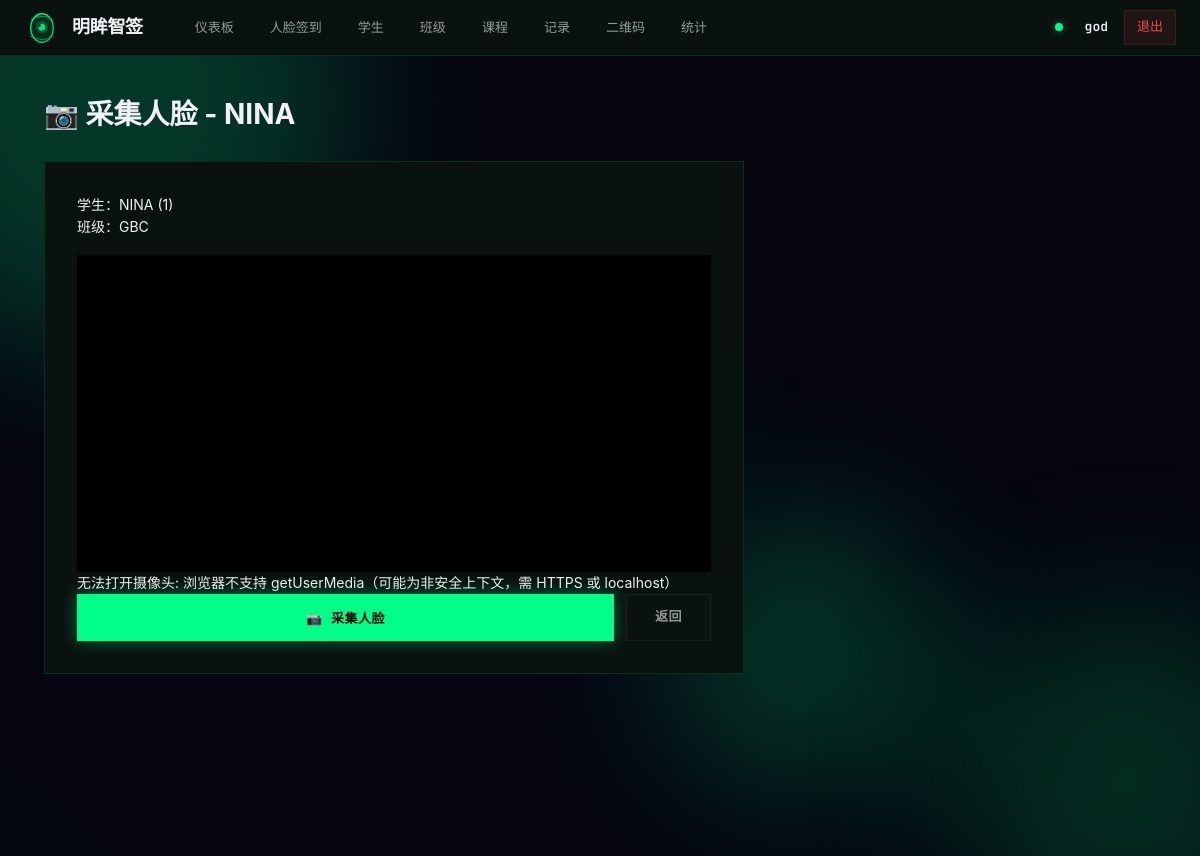
The page /capture/2 (signed in) on the database its author committed.
### app.py (models this page shows)
class User(db.Model):
    id = db.Column(db.Integer, primary_key=True)
    username = db.Column(db.String(80), unique=True, nullable=False)
    password_hash = db.Column(db.String(200), nullable=False)
    name = db.Column(db.String(100), nullable=False)
    role = db.Column(db.String(20), default='teacher')
    classes = db.relationship('Class', backref='user', lazy=True)
    students = db.relationship('Student', backref='user', lazy=True)
    attendances = db.relationship('Attendance', backref='user', lazy=True)

class Student(db.Model):
    id = db.Column(db.Integer, primary_key=True)
    name = db.Column(db.String(100), nullable=False)
    student_id = db.Column(db.String(50), nullable=False)
    class_id = db.Column(db.Integer, db.ForeignKey('class.id'), nullable=False)
    face_descriptor = db.Column(db.LargeBinary)
    face_descriptor_512 = db.Column(db.LargeBinary)
    created_at = db.Column(db.DateTime, default=datetime.now)
    user_id = db.Column(db.Integer, db.ForeignKey('user.id'), nullable=False)
    attendances = db.relationship('Attendance', backref='student_ref', lazy=True)

class Class(db.Model):
    id = db.Column(db.Integer, primary_key=True)
    name = db.Column(db.String(100), nullable=False)
    grade = db.Column(db.String(50))
    description = db.Column(db.Text)
    created_at = db.Column(db.DateTime, default=datetime.now)
    user_id = db.Column(db.Integer, db.ForeignKey('user.id'), nullable=False)
    students = db.relationship('Student', backref='class_ref', lazy=True)
    attendances = db.relationship('Attendance', backref='class_ref', lazy=True)

### app.py (the view)
@app.route('/capture/<int:student_id>')
def capture(student_id):
    if 'user_id' not in session:
        return redirect(url_for('login'))
    user = get_current_user()
    student = Student.query.filter_by(id=student_id, user_id=user.id).first_or_404()
    cls = Class.query.filter_by(id=student.class_id, user_id=user.id).first()
    return render_template('capture_face.html', student=student, cls=cls, user=user)

### app.py (called while the page is built)
def get_current_user():
    if 'user_id' in session:
        return User.query.get(session['user_id'])
    return None

### templates/capture_face.html (shortened to what this page needs)
{% extends "base.html" %}
{% block content %}
<h1 style="font-size: 28px; margin-bottom: 24px;">📷 采集人脸 - {{ student.name }}</h1>
<div class="card" style="max-width: 700px;">
    <div style="margin-bottom: 16px;">
        <p>学生：{{ student.name }} ({{ student.student_id }})</p>
        <p>班级：{{ cls.name if cls else '未分配' }}</p>
    </div>
    <div class="video-container" style="position: relative; background: #000;">
        <video id="video" width="100%" autoplay playsinline muted style="transform: scaleX(-1); display: block;"></video>
    </div>
    <div class="status-bar">
        <span id="status">正在初始化摄像头...</span>
    </div>
    <div style="display: flex; gap: 12px;">
        <button id="captureBtn" class="btn btn-primary" style="flex: 1;" disabled>
            📷 采集人脸
        </button>
        <a href="/students" class="btn btn-secondary">返回</a>
    </div>
</div>
{% endblock %}

### templates/base.html (shortened to what this page needs)
<!DOCTYPE html>
<html lang="zh-CN">
<head>
</head>
<body>
    <div class="orb orb-2"></div>
    <div class="orb orb-3"></div>
    <header class="topbar">
        <div class="logo">
            <div class="logo-icon">
            </div>
            <h1>明眸智签</h1>
        </div>
        <nav class="nav-tabs">
            <a href="/" class="{{ 'active' if request.path == '/' else '' }}">仪表板</a>
            <a href="/attendance" class="{{ 'active' if request.path == '/attendance' else '' }}">人脸签到</a>
            <a href="/students" class="{{ 'active' if request.path == '/students' else '' }}">学生</a>
            <a href="/classes" class="{{ 'active' if request.path == '/classes' else '' }}">班级</a>
            <a href="/courses" class="{{ 'active' if request.path.startswith('/courses') else '' }}">课程</a>
            <a href="/records" class="{{ 'active' if request.path == '/records' else '' }}">记录</a>
            <a href="/qrcode_attendance" class="{{ 'active' if request.path == '/qrcode_attendance' else '' }}">二维码</a>
            <a href="/statistics" class="{{ 'active' if request.path == '/statistics' else '' }}">统计</a>
        </nav>
        <div class="nav-right">
            {% if user %}
            <span class="status-dot online"></span>
            <span class="user-name">{{ user.name }}</span>
            <a href="/logout" class="logout-link">退出</a>
            {% else %}
            <div class="login-links">
                <a href="/login">登录</a>
                <span>|</span>
                <a href="/register">注册</a>
            </div>
            {% endif %}
        </div>
    </header>
    <main class="content">
        {% block content %}{% endblock %}
    </main>
</body>
</html>

### rows shown on the page
User: name "god"
Student: name "NINA", student_id "1"
Class: name "GBC"
